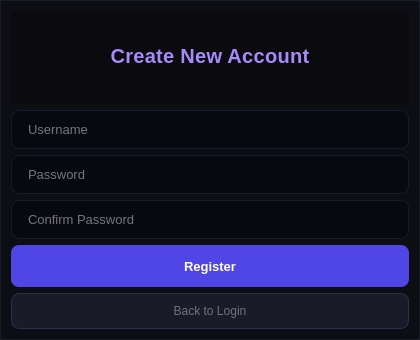
<?xml version="1.0" encoding="UTF-8"?>
<ui version="4.0">
 <class>RegisterWindow</class>
 <widget class="QDialog" name="RegisterWindow">
  <property name="geometry">
   <rect>
    <x>0</x>
    <y>0</y>
    <width>420</width>
    <height>340</height>
   </rect>
  </property>
  <property name="minimumSize">
   <size>
    <width>420</width>
    <height>340</height>
   </size>
  </property>
  <property name="windowTitle">
   <string>Create Account</string>
  </property>
  <property name="styleSheet">
   <string notr="true">/* ═══════════════════════════════════════
   BASE
═══════════════════════════════════════ */
QMainWindow, QDialog, QWidget {
    background-color: #0a0a0f;
    color: #e2e2e8;
    font-family: &quot;Segoe UI&quot;, sans-serif;
    font-size: 13px;
}

QDialog {
    background-color: #0d0d14;
    border: 1px solid #1a1a28;
}

QToolTip {
    background-color: #13131f;
    color: #e2e2e8;
    border: 1px solid #2e2e4e;
    border-radius: 6px;
    padding: 6px 10px;
    font-size: 12px;
}

/* ═══════════════════════════════════════
   SIDEBAR
═══════════════════════════════════════ */
QFrame#sidebar {
    background-color: #0d0d14;
    border-right: 1px solid #1a1a28;
    min-width: 210px;
    max-width: 210px;
}

QLabel#appTitle {
    font-size: 16px;
    font-weight: 700;
    color: #ffffff;
    padding: 20px 16px 4px 16px;
    letter-spacing: -0.3px;
}

QLabel#userLabel {
    font-size: 12px;
    color: #9ca3af;
    padding: 4px 16px 16px 16px;
    border-bottom: 1px solid #1a1a28;
}

QFrame#sidebar QPushButton {
    background-color: transparent;
    border: 1px solid transparent;
    border-radius: 8px;
    padding: 9px 12px;
    text-align: left;
    color: #6b7280;
    font-size: 13px;
    margin: 1px 8px;
}

QFrame#sidebar QPushButton:hover {
    background-color: #13131f;
    color: #c4b5fd;
    border-color: rgba(167, 139, 250, 0.15);
}

QFrame#sidebar QPushButton:checked {
    background-color: rgba(124, 58, 237, 0.15);
    color: #a78bfa;
    font-weight: 600;
    border: 1px solid rgba(167, 139, 250, 0.25);
}

QFrame#sidebar QPushButton#logoutBtn {
    color: #4b5563;
    margin-top: 4px;
}

QFrame#sidebar QPushButton#logoutBtn:hover {
    background-color: #1f0f0f;
    color: #f87171;
    border-color: rgba(248, 113, 113, 0.2);
}

/* ═══════════════════════════════════════
   TOP BAR
═══════════════════════════════════════ */
QFrame#topBar {
    background-color: #0d0d14;
    border-bottom: 1px solid #1a1a28;
    min-height: 52px;
    max-height: 52px;
    padding: 0 20px;
}

QLabel#pageTitle {
    font-size: 16px;
    font-weight: 600;
    color: #f1f0f8;
}

QLabel#topUserLabel {
    font-size: 12px;
    color: #4b5563;
}

/* ═══════════════════════════════════════
   STAT CARDS
═══════════════════════════════════════ */
QFrame#balanceCard,
QFrame#incomeCard,
QFrame#expenseCard,
QFrame#countCard,
QFrame#totalCatCard,
QFrame#mostUsedCard,
QFrame#unusedCard {
    background-color: #0d0d14;
    border: 1px solid #1a1a28;
    border-radius: 12px;
    padding: 18px 16px;
    min-height: 90px;
}

QFrame#balanceCard:hover,
QFrame#incomeCard:hover,
QFrame#expenseCard:hover,
QFrame#countCard:hover,
QFrame#totalCatCard:hover,
QFrame#mostUsedCard:hover,
QFrame#unusedCard:hover {
    border-color: #2e2e4e;
}

QFrame#balanceCard  { border-top: 2px solid #7c3aed; }
QFrame#incomeCard   { border-top: 2px solid #059669; }
QFrame#expenseCard  { border-top: 2px solid #dc2626; }
QFrame#countCard    { border-top: 2px solid #2563eb; }
QFrame#totalCatCard { border-top: 2px solid #2563eb; }
QFrame#mostUsedCard { border-top: 2px solid #7c3aed; }
QFrame#unusedCard   { border-top: 2px solid #d97706; }

QFrame#balanceCard  QLabel:first-child,
QFrame#incomeCard   QLabel:first-child,
QFrame#expenseCard  QLabel:first-child,
QFrame#countCard    QLabel:first-child,
QFrame#totalCatCard QLabel:first-child,
QFrame#mostUsedCard QLabel:first-child,
QFrame#unusedCard   QLabel:first-child {
    font-size: 12px;
    color: #6b7280;
    font-weight: 500;
    letter-spacing: 0.5px;
}

QFrame#balanceCard  QLabel:last-child { color: #a78bfa; font-size: 26px; font-weight: 700; }
QFrame#incomeCard   QLabel:last-child { color: #4ade80; font-size: 26px; font-weight: 700; }
QFrame#expenseCard  QLabel:last-child { color: #f87171; font-size: 26px; font-weight: 700; }
QFrame#countCard    QLabel:last-child { color: #60a5fa; font-size: 26px; font-weight: 700; }
QFrame#totalCatCard QLabel:last-child { color: #60a5fa; font-size: 26px; font-weight: 700; }
QFrame#mostUsedCard QLabel:last-child { color: #a78bfa; font-size: 26px; font-weight: 700; }
QFrame#unusedCard   QLabel:last-child { color: #fbbf24; font-size: 26px; font-weight: 700; }

/* ═══════════════════════════════════════
   SUMMARY BAR
═══════════════════════════════════════ */
QFrame#frameSummary {
    background-color: #0d0d14;
    border: 1px solid #1a1a28;
    border-radius: 8px;
    padding: 10px 16px;
}

QLabel#lblIncome  { color: #4ade80; font-weight: 700; font-size: 13px; }
QLabel#lblExpense { color: #f87171; font-weight: 700; font-size: 13px; }
QLabel#lblBalance { color: #a78bfa; font-weight: 700; font-size: 13px; }
QLabel#lblCount   { color: #4b5563; font-size: 12px; }
QLabel#lblIncomeTitle,
QLabel#lblExpenseTitle,
QLabel#lblBalanceTitle { color: #374151; font-size: 12px; }

/* ═══════════════════════════════════════
   TABLES
═══════════════════════════════════════ */
QTableWidget {
    background-color: #0d0d14;
    border: 1px solid #1a1a28;
    border-radius: 10px;
    gridline-color: transparent;
    selection-background-color: #1a1a30;
    selection-color: #e2e2e8;
    outline: none;
}

QTableWidget::item {
    padding: 10px 12px;
    border-bottom: 1px solid #111120;
    color: #6b7280;
}

QTableWidget::item:selected {
    background-color: #1a1a30;
    color: #e2e2e8;
}

QTableWidget::item:hover {
    background-color: #0f0f1a;
    color: #9ca3af;
}

QHeaderView::section {
    background-color: #080810;
    color: #374151;
    font-size: 10px;
    text-transform: uppercase;
    letter-spacing: 0.6px;
    padding: 8px 12px;
    border: none;
    border-bottom: 1px solid #1a1a28;
    font-weight: 500;
}

QHeaderView::section:first { border-top-left-radius: 10px; }
QHeaderView::section:last  { border-top-right-radius: 10px; }

QTableCornerButton::section {
    background-color: #080810;
    border: none;
}

QScrollBar:vertical {
    background: #0d0d14;
    width: 6px;
    border-radius: 3px;
    margin: 2px;
}

QScrollBar::handle:vertical {
    background: #1e1e30;
    border-radius: 3px;
    min-height: 30px;
}

QScrollBar::handle:vertical:hover {
    background: #2e2e4e;
}

QScrollBar::add-line:vertical,
QScrollBar::sub-line:vertical { height: 0; }

QScrollBar:horizontal {
    background: #0d0d14;
    height: 6px;
    border-radius: 3px;
    margin: 2px;
}

QScrollBar::handle:horizontal {
    background: #1e1e30;
    border-radius: 3px;
    min-width: 30px;
}

QScrollBar::handle:horizontal:hover {
    background: #2e2e4e;
}

QScrollBar::add-line:horizontal,
QScrollBar::sub-line:horizontal { width: 0; }

/* ═══════════════════════════════════════
   INPUTS (main window)
═══════════════════════════════════════ */
QLineEdit {
    background-color: #0d0d14;
    border: 1px solid #1a1a28;
    border-radius: 7px;
    padding: 7px 12px;
    color: #e2e2e8;
    font-size: 12px;
    selection-background-color: #4f46e5;
}

QLineEdit:focus { border-color: #7c3aed; }
QLineEdit:hover { border-color: #252535; }

/* ═══════════════════════════════════════
   COMBOBOX (main window)
═══════════════════════════════════════ */
QComboBox {
    background-color: #0d0d14;
    border: 1px solid #1a1a28;
    border-radius: 7px;
    padding: 7px 12px;
    color: #e2e2e8;
    font-size: 12px;
    min-width: 100px;
}

QComboBox:hover { border-color: #252535; }
QComboBox:focus { border-color: #7c3aed; }

QComboBox::drop-down {
    border: none;
    width: 24px;
}

QComboBox::down-arrow {
    image: none;
    width: 0; height: 0;
    border-left: 4px solid transparent;
    border-right: 4px solid transparent;
    border-top: 5px solid #4b5563;
}

QComboBox QAbstractItemView {
    background-color: #13131f;
    border: 1px solid #252535;
    border-radius: 7px;
    color: #e2e2e8;
    selection-background-color: #1e1e3f;
    selection-color: #a78bfa;
    padding: 4px;
    outline: none;
}

/* ═══════════════════════════════════════
   CONTENT AREA BUTTONS (Transactions / Categories)
═══════════════════════════════════════ */
QWidget#pageTransactions QPushButton,
QWidget#pageCategories QPushButton {
    background-color: #13131f;
    border: 1px solid #1e1e30;
    border-radius: 7px;
    padding: 6px 14px;
    color: #6b7280;
    font-size: 12px;
    font-weight: 500;
}

QWidget#pageTransactions QPushButton:hover,
QWidget#pageCategories QPushButton:hover {
    background-color: #1a1a2e;
    color: #c4b5fd;
    border-color: #2e2e4e;
}

QPushButton#addBtn {
    background-color: #4f46e5 !important;
    border-color: #4f46e5 !important;
    color: white !important;
    font-weight: 600 !important;
}

QPushButton#addBtn:hover {
    background-color: #4338ca !important;
    border-color: #4338ca !important;
}

QPushButton#btnDelete,
QPushButton#deleteCategoryBtn {
    background-color: #2a0f0f !important;
    border-color: rgba(248,113,113,0.3) !important;
    color: #f87171 !important;
}

QPushButton#btnDelete:hover,
QPushButton#deleteCategoryBtn:hover {
    background-color: #3f1d1d !important;
    border-color: #f87171 !important;
}

QPushButton#addCategoryBtn {
    background-color: #052e1c !important;
    border-color: rgba(74,222,128,0.3) !important;
    color: #4ade80 !important;
}

QPushButton#addCategoryBtn:hover {
    background-color: #064e3b !important;
    border-color: #4ade80 !important;
}

QPushButton#btnExport {
    background-color: #0c1a2e !important;
    border-color: rgba(96,165,250,0.3) !important;
    color: #60a5fa !important;
}

QPushButton#btnExport:hover {
    background-color: #1e3a5f !important;
    border-color: #60a5fa !important;
}

QPushButton#btnEdit {
    background-color: #13131f !important;
    border-color: rgba(167,139,250,0.2) !important;
    color: #a78bfa !important;
}

QPushButton#btnEdit:hover {
    background-color: #1e1e3f !important;
    border-color: #a78bfa !important;
}

/* ═══════════════════════════════════════
   LABELS
═══════════════════════════════════════ */
QLabel#recentLabel,
QLabel#analyticsMonthLabel {
    font-size: 11px;
    font-weight: 600;
    color: #6b7280;
    letter-spacing: 0.8px;
    text-transform: uppercase;
    padding: 6px 0 4px 0;
}

/* ═══════════════════════════════════════
   ANALYTICS FRAMES
═══════════════════════════════════════ */
QFrame#barChartFrame,
QFrame#pieChartFrame,
QFrame#lineChartFrame {
    background-color: #0d0d14;
    border: 1px solid #1a1a28;
    border-radius: 12px;
}

QFrame#barChartFrame:hover,
QFrame#pieChartFrame:hover,
QFrame#lineChartFrame:hover {
    border-color: #2e2e4e;
}

/* ═══════════════════════════════════════
   PROFILE PAGE
═══════════════════════════════════════ */
QLabel#profileTitle {
    font-size: 18px;
    font-weight: 700;
    color: #f1f0f8;
    padding-bottom: 8px;
}

QFrame#profileCard {
    background-color: #0d0d14;
    border: 1px solid #1a1a28;
    border-radius: 14px;
    padding: 24px;
    max-width: 500px;
}

QFrame#profileCard QLabel {
    font-size: 11px;
    color: #4b5563;
    font-weight: 500;
    letter-spacing: 0.4px;
}

QLabel#profileErrorLabel {
    color: #f87171;
    background-color: #2a0f0f;
    border: 1px solid rgba(248,113,113,0.2);
    border-radius: 6px;
    padding: 8px 12px;
    font-size: 12px;
}

QPushButton#profileSaveBtn {
    background-color: #4f46e5;
    border: none;
    border-radius: 8px;
    padding: 10px 24px;
    color: white;
    font-size: 13px;
    font-weight: 600;
}

QPushButton#profileSaveBtn:hover {
    background-color: #4338ca;
}

QFrame#profileDivider,
QFrame#currencyDivider {
    background-color: #1a1a28;
    max-height: 1px;
    border: none;
}

/* ═══════════════════════════════════════
   BACKUP &amp; CURRENCY SECTION
═══════════════════════════════════════ */
QLabel#backupSectionLabel,
QLabel#currencySectionLabel {
    font-size: 11px;
    color: #6b7280;
    font-weight: 600;
    letter-spacing: 0.6px;
    text-transform: uppercase;
    padding-top: 6px;
}

QPushButton#backupBtn {
    background-color: #052e1c !important;
    border: 1px solid rgba(74,222,128,0.3) !important;
    color: #4ade80 !important;
    border-radius: 8px;
    padding: 9px 18px;
    font-size: 12px;
    font-weight: 500;
    min-width: 120px;
}

QPushButton#backupBtn:hover {
    background-color: #064e3b !important;
    border-color: #4ade80 !important;
}

QPushButton#restoreBtn {
    background-color: #0c1a2e !important;
    border: 1px solid rgba(96,165,250,0.3) !important;
    color: #60a5fa !important;
    border-radius: 8px;
    padding: 9px 18px;
    font-size: 12px;
    font-weight: 500;
    min-width: 120px;
}

QPushButton#restoreBtn:hover {
    background-color: #1e3a5f !important;
    border-color: #60a5fa !important;
}

QPushButton#saveCurrencyBtn {
    background-color: #4f46e5;
    border: none;
    border-radius: 8px;
    padding: 9px 18px;
    color: white;
    font-size: 12px;
    font-weight: 600;
    min-width: 90px;
}

QPushButton#saveCurrencyBtn:hover {
    background-color: #4338ca;
}

/* ═══════════════════════════════════════
   MESSAGE BOX
═══════════════════════════════════════ */
QMessageBox {
    background-color: #0d0d14;
    color: #e2e2e8;
}

QMessageBox QPushButton {
    background-color: #13131f;
    border: 1px solid #1e1e30;
    border-radius: 7px;
    padding: 7px 20px;
    color: #e2e2e8;
    min-width: 70px;
}

QMessageBox QPushButton:hover {
    background-color: #4f46e5;
    border-color: #4f46e5;
}

/* ═══════════════════════════════════════
   BUDGET BUTTON
═══════════════════════════════════════ */
QPushButton#setBudgetBtn {
    background-color: #1a0f2e !important;
    border: 1px solid rgba(167,139,250,0.3) !important;
    color: #a78bfa !important;
    border-radius: 7px;
    padding: 6px 14px;
    font-size: 12px;
    font-weight: 500;
}

QPushButton#setBudgetBtn:hover {
    background-color: #1e1e3f !important;
    border-color: #a78bfa !important;
}

/* ═══════════════════════════════════════
   RECURRING PAGE
═══════════════════════════════════════ */
QLabel#recurringTitle {
    font-size: 15px;
    font-weight: 600;
    color: #f1f0f8;
}

QPushButton#addRecurringBtn {
    background-color: #4f46e5 !important;
    border-color: #4f46e5 !important;
    color: white !important;
    font-weight: 600 !important;
    border-radius: 7px;
    padding: 6px 14px;
}

QPushButton#addRecurringBtn:hover {
    background-color: #4338ca !important;
}

QPushButton#deleteRecurringBtn {
    background-color: #2a0f0f !important;
    border: 1px solid rgba(248,113,113,0.3) !important;
    color: #f87171 !important;
    border-radius: 7px;
    padding: 6px 14px;
}

QPushButton#deleteRecurringBtn:hover {
    background-color: #3f1d1d !important;
    border-color: #f87171 !important;
}

QPushButton#toggleRecurringBtn {
    background-color: #13131f !important;
    border: 1px solid rgba(251,191,36,0.3) !important;
    color: #fbbf24 !important;
    border-radius: 7px;
    padding: 6px 14px;
}

QPushButton#toggleRecurringBtn:hover {
    background-color: #1f1a0f !important;
    border-color: #fbbf24 !important;
}

/* ═══════════════════════════════════════
   DIALOGS — Login / Register / AddTransaction
   (titleLabel / dialogTitle shared, scoped to QDialog so
    main window labels are never affected)
═══════════════════════════════════════ */
QDialog QLabel#titleLabel,
QDialog QLabel#dialogTitle {
    font-size: 20px;
    font-weight: 700;
    color: #a78bfa;
    padding-bottom: 4px;
}

QDialog QLabel#subtitleLabel {
    font-size: 13px;
    color: #4b5563;
    padding-bottom: 8px;
}

QDialog QLabel#errorLabel {
    color: #f87171;
    background-color: #2a0f0f;
    border: 1px solid rgba(248,113,113,0.2);
    border-radius: 6px;
    padding: 7px 10px;
    font-size: 12px;
}

QDialog QLabel {
    font-size: 11px;
    color: #6b7280;
    font-weight: 500;
    letter-spacing: 0.3px;
}

QDialog QLineEdit {
    background-color: #080810;
    border: 1px solid #1a1a28;
    border-radius: 8px;
    padding: 10px 14px;
    color: #e2e2e8;
    font-size: 13px;
}

QDialog QLineEdit:focus { border-color: #7c3aed; }

QDialog QDoubleSpinBox {
    background-color: #080810;
    border: 1px solid #1a1a28;
    border-radius: 8px;
    padding: 9px 12px;
    color: #e2e2e8;
    font-size: 13px;
}

QDialog QDoubleSpinBox:focus { border-color: #7c3aed; }

QDialog QDoubleSpinBox::up-button,
QDialog QDoubleSpinBox::down-button {
    background-color: #13131f;
    border: none;
    width: 20px;
    border-radius: 4px;
}

QDialog QDoubleSpinBox::up-button:hover,
QDialog QDoubleSpinBox::down-button:hover {
    background-color: #1e1e30;
}

QDialog QComboBox {
    background-color: #080810;
    border: 1px solid #1a1a28;
    border-radius: 8px;
    padding: 9px 12px;
    color: #e2e2e8;
    font-size: 13px;
}

QDialog QComboBox:focus { border-color: #7c3aed; }

QDialog QComboBox::drop-down {
    border: none;
    width: 24px;
}

QDialog QComboBox QAbstractItemView {
    background-color: #13131f;
    border: 1px solid #252535;
    color: #e2e2e8;
    selection-background-color: #1e1e3f;
    selection-color: #a78bfa;
    padding: 4px;
    outline: none;
}

QDialog QDateEdit {
    background-color: #080810;
    border: 1px solid #1a1a28;
    border-radius: 8px;
    padding: 9px 12px;
    color: #e2e2e8;
    font-size: 13px;
}

QDialog QDateEdit:focus { border-color: #7c3aed; }

QDialog QDateEdit::drop-down {
    background-color: #13131f;
    border: none;
    width: 24px;
    border-radius: 0 8px 8px 0;
}

QDialog QPlainTextEdit {
    background-color: #080810;
    border: 1px solid #1a1a28;
    border-radius: 8px;
    padding: 8px 12px;
    color: #e2e2e8;
    font-size: 13px;
}

QDialog QPlainTextEdit:focus {
    border-color: #7c3aed;
}

QDialog QFrame#divider {
    background-color: #1a1a28;
    max-height: 1px;
    border: none;
}

/* ── Dialog primary action buttons (Login, Register, Confirm) ── */
QDialog QPushButton#loginButton,
QDialog QPushButton#confirmBtn,
QDialog QPushButton#registerButton {
    background-color: #4f46e5;
    border: none;
    border-radius: 8px;
    padding: 11px;
    color: white;
    font-size: 13px;
    font-weight: 600;
    min-height: 20px;
}

QDialog QPushButton#loginButton:hover,
QDialog QPushButton#confirmBtn:hover,
QDialog QPushButton#registerButton:hover {
    background-color: #4338ca;
}

QDialog QPushButton#loginButton:pressed,
QDialog QPushButton#confirmBtn:pressed,
QDialog QPushButton#registerButton:pressed {
    background-color: #3730a3;
}

/* ── Dialog secondary buttons (Cancel, Back) ── */
QDialog QPushButton#cancelBtn,
QDialog QPushButton#backButton {
    background-color: #1a1a28;
    border: 1px solid #2e2e4e;
    border-radius: 8px;
    padding: 10px;
    color: #6b7280;
    font-size: 12px;
}

QDialog QPushButton#cancelBtn:hover,
QDialog QPushButton#backButton:hover {
    background-color: #222235;
    color: #9ca3af;
    border-color: #3e3e5e;
}

/* ── Flat &quot;Don't have an account? Register&quot; link button ──
     IMPORTANT: this overrides the solid #registerButton style above
     ONLY when the button has the flat=true property set in the .ui
     (i.e. the link-style register button on the Login screen) */
QDialog QPushButton#registerButton[flat=&quot;true&quot;] {
    background-color: transparent;
    border: none;
    color: #7c3aed;
    font-size: 12px;
    padding: 4px;
    font-weight: 500;
    min-height: 0px;
}

QDialog QPushButton#registerButton[flat=&quot;true&quot;]:hover {
    color: #a78bfa;
}
</string>
  </property>
  <layout class="QVBoxLayout" name="verticalLayout">
   <item>
    <widget class="QLabel" name="titleLabel">
     <property name="text">
      <string>Create New Account</string>
     </property>
     <property name="alignment">
      <set>Qt::AlignmentFlag::AlignCenter</set>
     </property>
    </widget>
   </item>
   <item>
    <widget class="QLineEdit" name="usernameEdit">
     <property name="placeholderText">
      <string>Username</string>
     </property>
    </widget>
   </item>
   <item>
    <widget class="QLineEdit" name="passwordEdit">
     <property name="echoMode">
      <enum>QLineEdit::EchoMode::Password</enum>
     </property>
     <property name="placeholderText">
      <string>Password</string>
     </property>
    </widget>
   </item>
   <item>
    <widget class="QLineEdit" name="confirmPasswordEdit">
     <property name="echoMode">
      <enum>QLineEdit::EchoMode::Password</enum>
     </property>
     <property name="placeholderText">
      <string>Confirm Password</string>
     </property>
    </widget>
   </item>
   <item>
    <widget class="QPushButton" name="registerButton">
     <property name="text">
      <string>Register</string>
     </property>
    </widget>
   </item>
   <item>
    <widget class="QPushButton" name="backButton">
     <property name="text">
      <string>Back to Login</string>
     </property>
    </widget>
   </item>
  </layout>
 </widget>
 <resources/>
 <connections/>
</ui>
